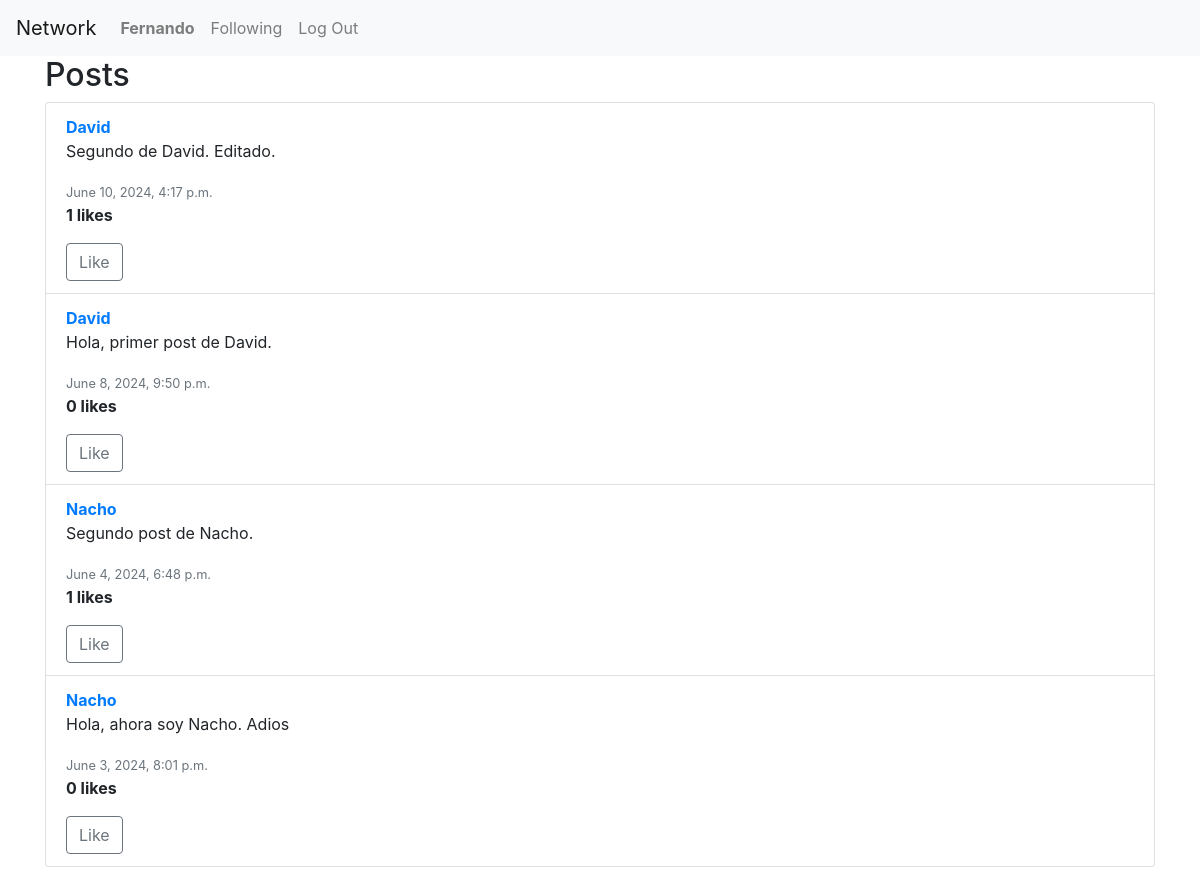
The app's page /following/ (signed in) with its own data.
### network/models.py (models this page shows, shortened)
class User(AbstractUser):
    pass

class Post(models.Model):
    user = models.ForeignKey(User, on_delete=models.CASCADE, related_name="posts")
    content = models.TextField(blank=True)
    timestamp = models.DateTimeField(auto_now_add=True)

### network/views.py (the view)
# urls.py: path('following/', views.following, name='following'),
@login_required
def following(request):
    user = request.user
    following_users = User.objects.filter(followed__user=user)
    posts_list = Post.objects.filter(user__in=following_users).annotate(likes_count=Count('liked')).order_by('-timestamp')
    paginator = Paginator(posts_list, 10)
    page_number = request.GET.get('page')
    posts = paginator.get_page(page_number)
    return render(request, "network/following.html", {"posts": posts})

### network/templates/network/following.html (shortened to what this page needs)
{% extends "network/layout.html" %}
{% block body %}
<div class="container">
    <h2>Posts</h2>
    <ul class="list-group">
        {% for post in posts %}
        <li class="list-group-item" id="post-{{ post.id }}">
            <a href="{% url 'network:profile' post.user.username %}"><strong>{{ post.user.username }}</strong></a>
            <div id="post-content-{{ post.id }}">
                <p>{{ post.content }}</p>
            </div>
            <div>
                <small class="text-muted">{{ post.timestamp }}</small>
                <p id="like-count-{{ post.id }}"><strong>{{ post.likes_count }} likes</strong></p>
                {% if user.is_authenticated %}
                <button class="btn like-button {% if post.user_has_liked %}btn-success{% else %}btn-outline-secondary{% endif %}"
                        data-post-id="{{ post.id }}" data-liked="{% if post.user_has_liked %}true{% else %}false{% endif %}">
                    Like
                </button>
                {% endif %}
            </div>
        </li>
        {% endfor %}
    </ul>
</div>
{% endblock %}

### network/templates/network/layout.html (shortened to what this page needs)
{% load static %}
<!DOCTYPE html>
<html lang="en">
    <head>
        <link rel="stylesheet" href="https://stackpath.bootstrapcdn.com/bootstrap/4.4.1/css/bootstrap.min.css">
        <link href="{% static 'network/styles.css' %}" rel="stylesheet">
    </head>
    <body>
        <nav class="navbar navbar-expand-lg navbar-light bg-light">
            <a class="navbar-brand" href="{% url 'network:index' %}">Network</a>
            <div>
              <ul class="navbar-nav mr-auto">
                {% if user.is_authenticated %}
                    <li class="nav-item">
                        <a class="nav-link" href="{% url 'network:user_posts' %}"><strong>{{ user.username }}</strong></a>
                    </li>
                    <li class="nav-item">
                        <a class="nav-link" href="{% url 'network:following' %}">Following</a>
                    </li>
                    <li class="nav-item">
                        <a class="nav-link" href="{% url 'network:logout' %}">Log Out</a>
                    </li>
                {% endif %}
              </ul>
            </div>
        </nav>
        <div class="body">
            {% block body %}
            {% endblock %}
        </div>
    </body>
</html>

### records on screen
User: username "Fernando"
Post: user.username "David", content "Segundo de David. Editado.", timestamp "June 10, 2024, 4:17 p.m.", likes_count "1"
Post: user.username "David", content "Hola, primer post de David.", timestamp "June 8, 2024, 9:50 p.m.", likes_count "0"
Post: user.username "Nacho", content "Segundo post de Nacho.", timestamp "June 4, 2024, 6:48 p.m.", likes_count "1"
Post: user.username "Nacho", content "Hola, ahora soy Nacho. Adios", timestamp "June 3, 2024, 8:01 p.m.", likes_count "0"
